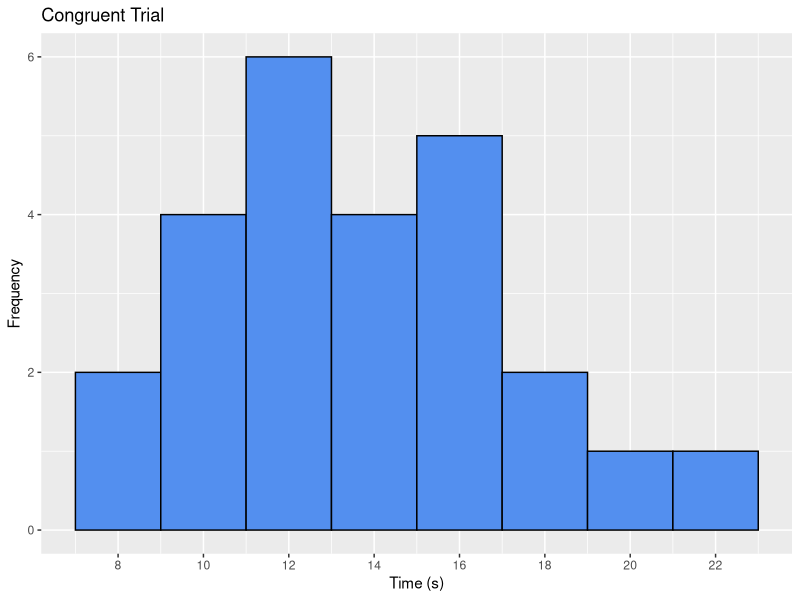
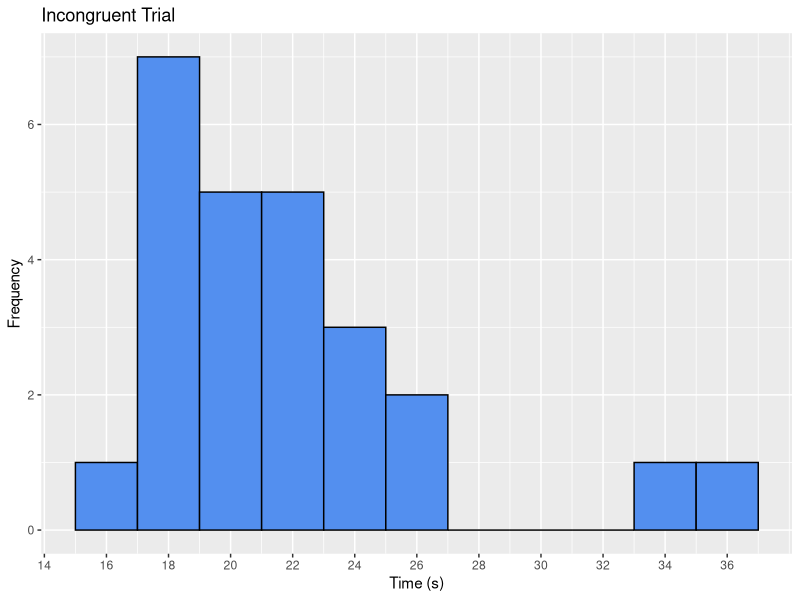
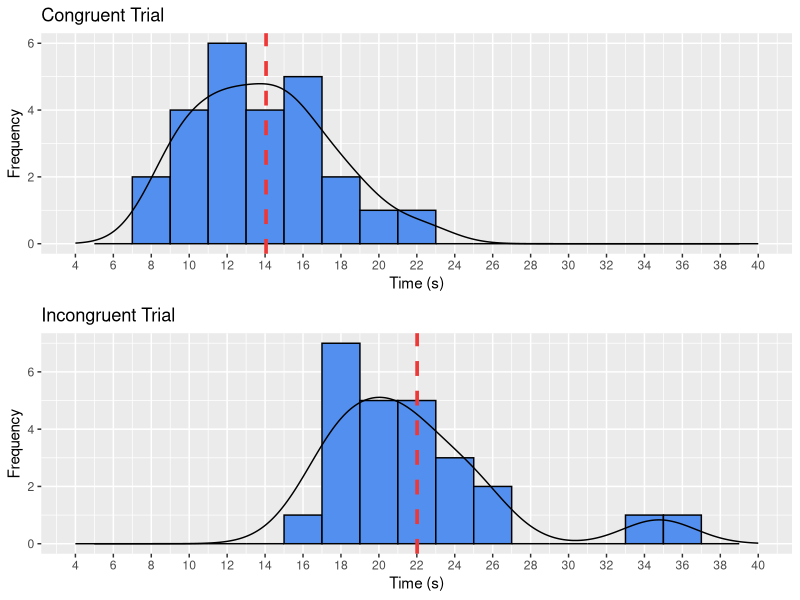

Generate these figures, in order, with R:
## ---- chunk 1
knitr::opts_chunk$set(echo = TRUE)
## ---- chunk 2
congruent <- c(12.079, 16.791, 9.564, 8.63, 14.669, 12.238, 14.692, 8.987,
               9.401, 14.48, 22.328, 15.298, 15.073, 16.929, 18.2, 12.13,
               18.495, 10.639, 11.344, 12.369, 12.944, 14.233, 19.71, 16.004)

incongruent <- c(19.278, 18.741, 21.214, 15.687, 22.803, 20.878, 24.572, 17.394,
                 20.762, 26.282, 24.524, 18.644, 17.51, 20.33, 35.255, 22.158,
                 25.139, 20.429, 17.425, 34.288, 23.894, 17.96, 22.058, 21.157)

stroop <- data.frame(congruent, incongruent)
## ---- chunk 3
stroop <- rbind(stroop, c(10.278, 18.169))
## ---- chunk 4
summary(stroop$congruent)
print.default(sd(stroop$congruent))
## ---- chunk 5
summary(stroop$incongruent)
print.default(sd(stroop$incongruent))
## ---- chunk 6
library(ggplot2)
library(gridExtra)

ggplot(data = stroop, 
       aes(x = congruent)) +
  geom_histogram(binwidth = 2, 
                 fill = "#538fef",
                 color = "black") +
  scale_x_continuous(breaks = c(seq(8, 36, 2))) +
  labs(x = "Time (s)", 
       y = "Frequency", 
       title = "Congruent Trial")
## ---- chunk 7
ggplot(data = stroop, 
       aes(x = incongruent)) +
  geom_histogram(binwidth = 2, 
                 fill = "#538fef",
                 color = "black") +
  scale_x_continuous(breaks = c(seq(8, 36, 2))) +
  labs(x = "Time (s)", 
       y = "Frequency", 
       title = "Incongruent Trial")
## ---- chunk 8
c_vis <- ggplot(data = stroop, 
                aes(x = congruent)) +
           geom_histogram(binwidth = 2, 
                          fill = "#538fef",
                          color = "black") + 
           geom_density(aes(y = ..count.. * 2)) + ## scaled to better shape plot
           geom_vline(color = "#ed3838", 
                      xintercept = mean(congruent),
                      size = 1.25,
                      linetype = 2) +
           scale_x_continuous(limits = c(4, 40), 
                              breaks = c(seq(4, 40, 2))) +
           labs(x = "Time (s)", 
                y = "Frequency", 
                title = "Congruent Trial")

i_vis <- ggplot(data=stroop, 
                 aes(x = incongruent)) +
           geom_histogram(binwidth = 2, 
                           fill = "#538fef",
                           color = "black") +
           geom_density(aes(y = ..count.. * 2)) + ##scaled here as well
           geom_vline(color = "#ed3838", 
                       xintercept = mean(incongruent),
                       size = 1.25,
                       linetype = 2) +
           scale_x_continuous(limits = c(4, 40), 
                               breaks = c(seq(4, 40, 2))) +
            labs(x = "Time (s)", 
                 y = "Frequency", 
                 title = "Incongruent Trial")

grid.arrange(c_vis, i_vis)
## ---- chunk 9
stroop$difference <- stroop$congruent - stroop$incongruent
## ---- chunk 10
xdiff <- mean(stroop$difference)
print(xdiff)
## ---- chunk 11
sdiff <- sd(stroop$difference)
n <- 25

print(sdiff)
## ---- chunk 12
se <- sdiff / sqrt(n)
print(se)
## ---- chunk 13
t_score <- xdiff / se
print(t_score)
## ---- chunk 14
format(2*pt(t_score, 24), digits = 1, scientific = FALSE)
## ---- chunk 15
t.test(stroop$congruent, y = stroop$incongruent, paired = TRUE)
